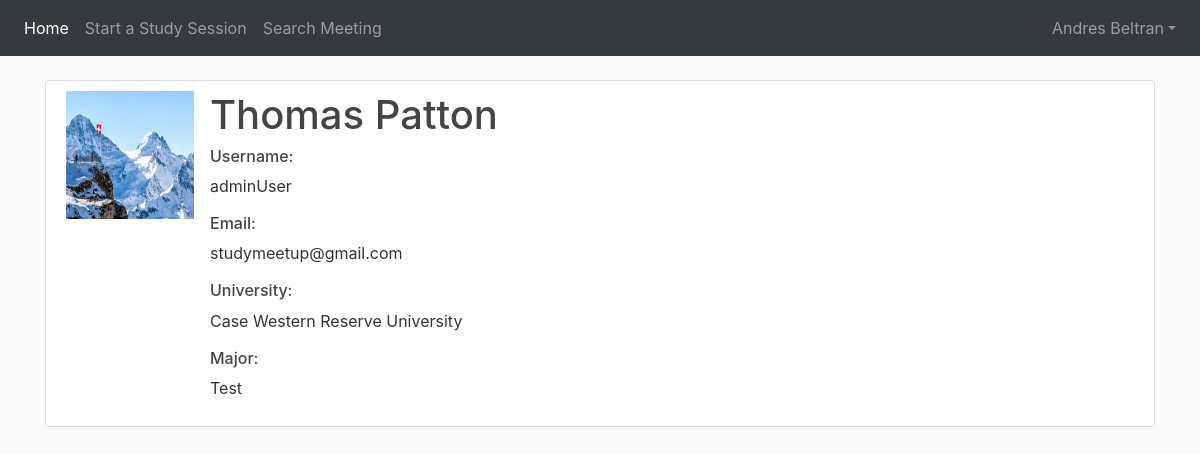
/profile/1/ (signed in), run on the app's committed database.
### USERS/models.py (models this page shows, shortened)
class Profile(models.Model):
    user = models.OneToOneField(User, on_delete=models.CASCADE)
    image = models.ImageField(default='default.jpg', upload_to='profile_pics')
    university = models.CharField(max_length=50, default="No University")
    major = models.CharField(max_length=20, default="Undecided")

### USERS/views.py (the view, shortened to what this page needs)
# urls.py: path('profile/<int:pk>/', user_views.ProfileDetailView.as_view(), name='profile'),
class ProfileDetailView(LoginRequiredMixin, DetailView):
    model = Profile
    template_name = 'USERS/profile.html'
    def get_context_data(self, **kwargs):
        context = super().get_context_data(**kwargs)
        u_form = UserUpdateForm(instance=self.request.user)
        p_form = ProfileUpdateForm(instance=self.request.user.profile)
        context['u_form'] = u_form
        context['p_form'] = p_form
        return context

### USERS/templates/USERS/profile.html (shortened to what this page needs)
{% extends "USERS/base.html" %}
{% load crispy_forms_tags %}
{% block content %}
<div class="content-section">
      <div class="media">
      <img class="mr-3" style="width: 128px; height: 128px" src={{ object.image.url }} >
      <div class="media-body">
       <h1 class="mt-0">{{ object.user.first_name }} {{ object.user.last_name }}</h1>
          <h6>Username:</h6>
          <p>{{ object.user.username }}</p>
          <h6>Email:</h6>
          <p>{{ object.user.email }}</p>
          <h6>University:</h6>
          <p>{{ object.university }}</p>
          <h6>Major:</h6>
          <p>{{ object.major }}</p>
      </div>
    </div>
</div>
{% endblock content %}

### USERS/templates/USERS/navbar.html (shortened to what this page needs)
<nav class="navbar navbar-expand-lg navbar-dark bg-dark fixed-top">
    <div class="collapse navbar-collapse" id="navbarsExampleDefault">
            <ul class="navbar-nav mr-auto">
                <li class="nav-item active">
                    <a class="nav-link" href="{% url 'meetings-list' %}">Home <span class="sr-only">(current)</span></a>
                </li>
                <li class="nav-item">
                    <a class="nav-link" href="{% url 'meeting-create' %}">Start a Study Session</a>
                </li>
                <li class="nav-item">
                    <a class="nav-link" href="{% url 'meeting-search' %}">Search Meeting</a>
                </li>
            </ul>
            <ul class="navbar-nav ml-auto nav-flex-icons">
                <li class="nav-item dropdown">
                    <a class="nav-link dropdown-toggle" href="#" id="dropdown01" data-toggle="dropdown"
                       aria-haspopup="true" aria-expanded="false">
                     {{ user.first_name }} {{ user.last_name }}</a>
                </li>
            </ul>
        </div>
    </nav>

### USERS/static/USERS/main.css (style rules this page uses)
body { background: #fafafa; color: #333333; margin-top: 5rem; }
h1, h2, h3, h4, h5, h6 { color: #444444; }
ul { margin: 0; }
.content-section { background: #ffffff; padding: 10px 20px; border: 1px solid #dddddd; border-radius: 3px; margin-bottom: 20px; }

### data on the page
Profile: image (picture), user.first_name "Thomas", user.last_name "Patton", user.username "adminUser", user.email "studymeetup@gmail.com", university "Case Western Reserve University", major "Test"

### other printed values
{{ user.first_name }} "Andres"
{{ user.last_name }} "Beltran"
